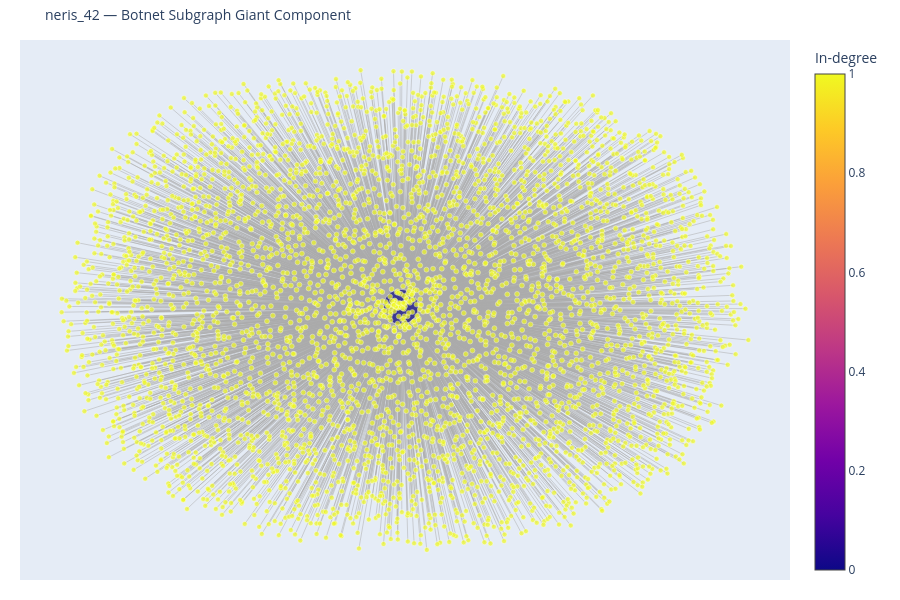

Notebook code cell kept with this figure:
### Markdown cell above
## 4. Visualize

Static Plotly scatter of the giant component's largest connected subgraph.
Nodes are sized by degree. The hub-and-spoke structure of C2 communication
is immediately visible: one or two high-degree hub nodes surrounded by
low-degree leaf nodes.

### Code cell
# Extract LCC and compute layout
lcc_directed = G.subgraph(lcc_nodes).copy()
lcc_undir = to_simple_undirected(lcc_directed)

# Spring layout — positions nodes by force-directed algorithm
# Seed for reproducibility
pos = nx.spring_layout(lcc_undir, seed=42, k=0.8)

# Node sizes proportional to degree (capped for readability)
degrees = dict(lcc_undir.degree())
max_deg = max(degrees.values())
node_sizes = [5 + 30 * (degrees[n] / max_deg) for n in lcc_undir.nodes()]

# In-degree for color (higher in-degree = more likely C2)
in_deg_lcc = dict(lcc_directed.in_degree())
node_colors = [in_deg_lcc.get(n, 0) for n in lcc_undir.nodes()]

# Build edge traces
edge_x, edge_y = [], []
for src, dst in lcc_undir.edges():
    x0, y0 = pos[src]
    x1, y1 = pos[dst]
    edge_x += [x0, x1, None]
    edge_y += [y0, y1, None]

edge_trace = go.Scatter(
    x=edge_x,
    y=edge_y,
    mode="lines",
    line=dict(width=0.5, color="#aaaaaa"),
    hoverinfo="none",
    name="edges",
)

# Build node trace
node_x = [pos[n][0] for n in lcc_undir.nodes()]
node_y = [pos[n][1] for n in lcc_undir.nodes()]
node_text = [
    f"IP: {n}<br>Degree: {degrees[n]}<br>In-degree: {in_deg_lcc.get(n, 0)}"
    for n in lcc_undir.nodes()
]

node_trace = go.Scatter(
    x=node_x,
    y=node_y,
    mode="markers",
    marker=dict(
        size=node_sizes,
        color=node_colors,
        colorscale="Plasma",
        colorbar=dict(title="In-degree"),
        line=dict(width=0.5, color="white"),
    ),
    text=node_text,
    hoverinfo="text",
    name="nodes",
)

fig = go.Figure(
    data=[edge_trace, node_trace],
    layout=go.Layout(
        title={"text": "neris_42 — Botnet Subgraph Giant Component", "font": {"size": 14}},
        showlegend=False,
        hovermode="closest",
        xaxis={"showgrid": False, "zeroline": False, "showticklabels": False},
        yaxis={"showgrid": False, "zeroline": False, "showticklabels": False},
        height=600,
        margin={"l": 20, "r": 20, "t": 40, "b": 20},
    ),
)
fig.show()

### Figure 1 — Plotly figure (JSON) as saved in the notebook; plotly's stock layout.template omitted (floating-point values rounded to 4 significant figures; data arrays with more than 128 entries replaced by an {"elided": "..."} marker saying what was removed)
{"data": [{"hoverinfo": "none", "line": {"color": "#aaaaaa", "width": 0.5}, "mode": "lines", "name": "edges", "type": "scatter", "x": {"elided": "12570 float values"}, "y": {"elided": "12570 float values"}}, {"hoverinfo": "text", "marker": {"color": {"elided": "4191 int values"}, "colorbar": {"title": {"text": "In-degree"}}, "colorscale": [[0, "#0d0887"], [0.1111, "#46039f"], [0.2222, "#7201a8"], [0.3333, "#9c179e"], [0.4444, "#bd3786"], [0.5556, "#d8576b"], [0.6667, "#ed7953"], [0.7778, "#fb9f3a"], [0.8889, "#fdca26"], [1, "#f0f921"]], "line": {"color": "white", "width": 0.5}, "size": {"elided": "4191 float values"}}, "mode": "markers", "name": "nodes", "text": {"elided": "4191 str values"}, "type": "scatter", "x": {"elided": "4191 float values"}, "y": {"elided": "4191 float values"}}], "layout": {"height": 600, "hovermode": "closest", "margin": {"b": 20, "l": 20, "r": 20, "t": 40}, "showlegend": false, "title": {"font": {"size": 14}, "text": "neris_42 — Botnet Subgraph Giant Component"}, "xaxis": {"showgrid": false, "showticklabels": false, "zeroline": false}, "yaxis": {"showgrid": false, "showticklabels": false, "zeroline": false}}}
